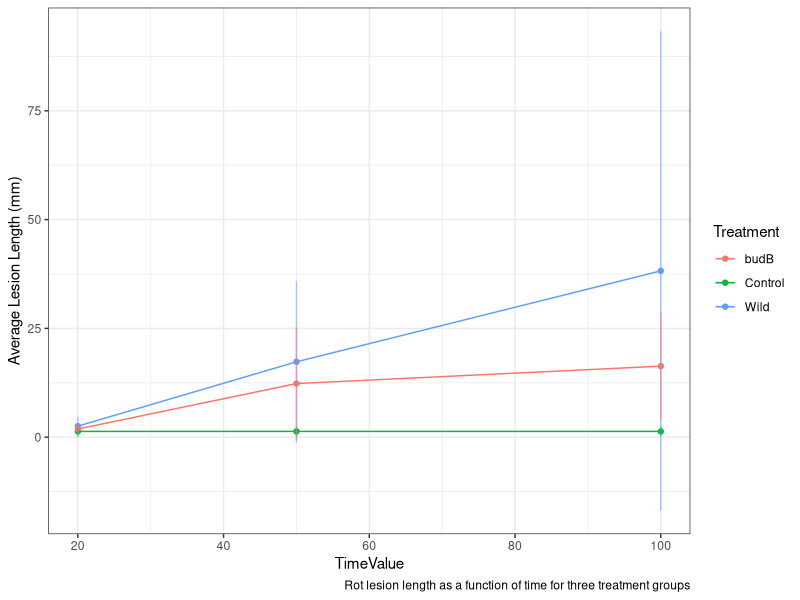
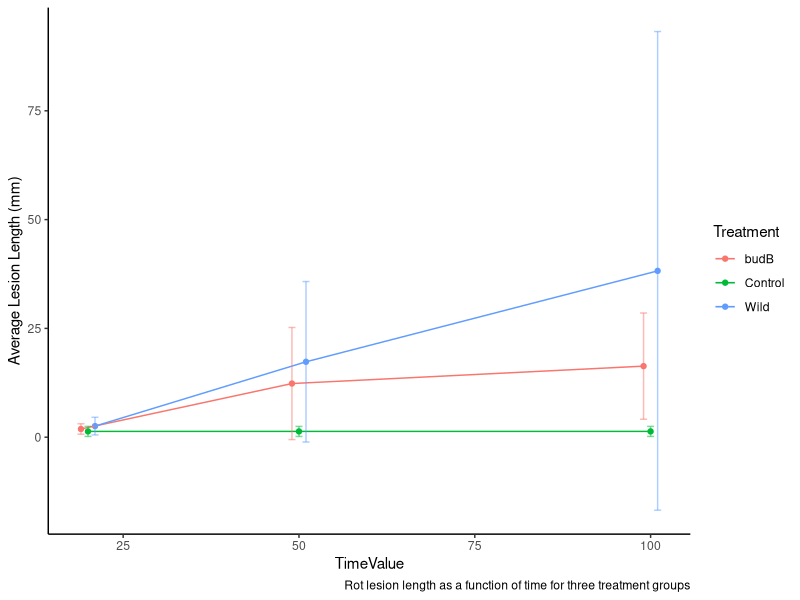
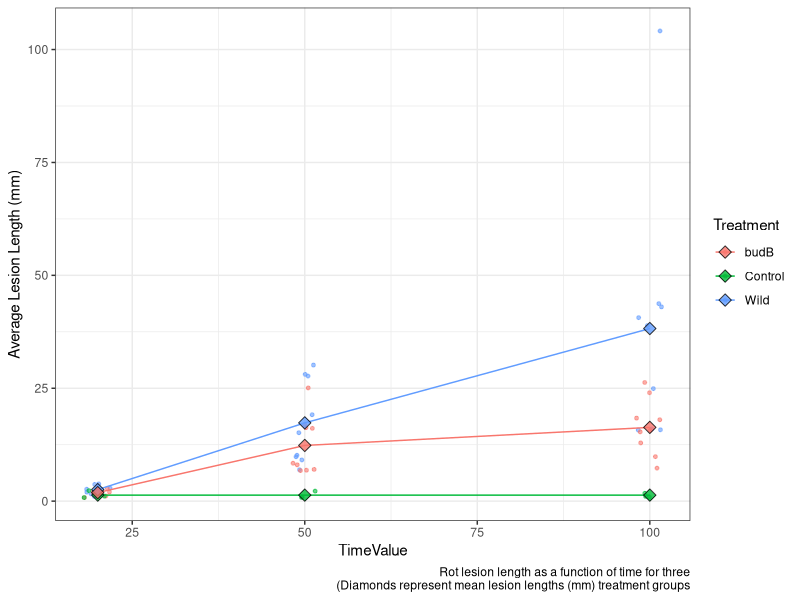
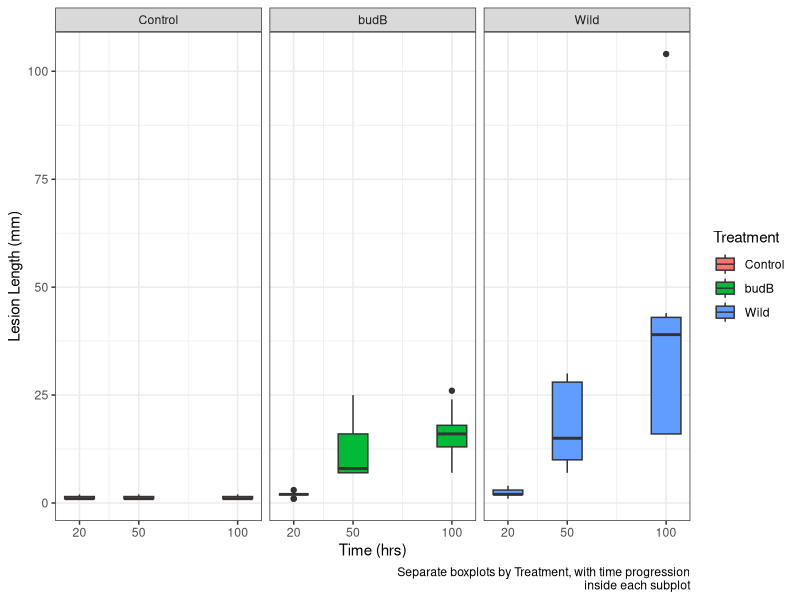
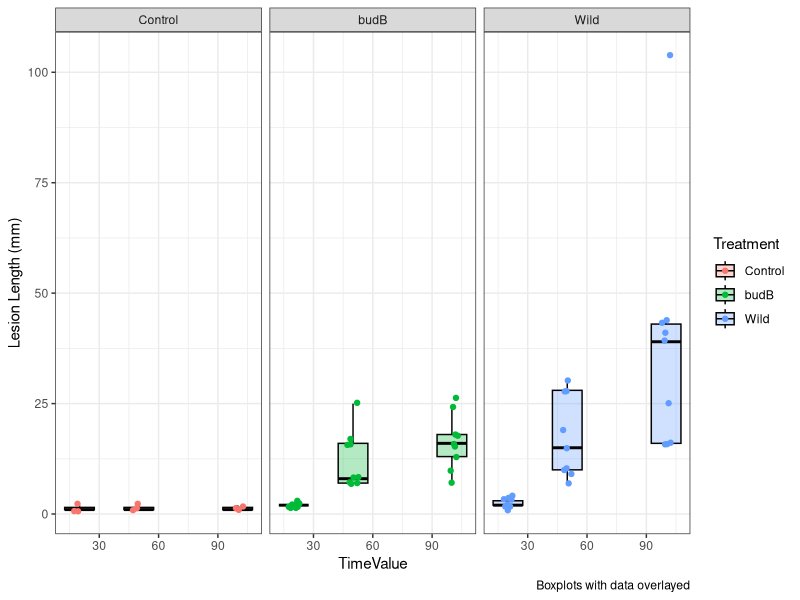

Write R code to recreate these figures, in order.
## ---- chunk 1
library(dplyr)
library(ggplot2)
# For re-leveling the Treatment factor below
library(forcats)
experiment <- read.csv('data/experiment_data.csv', header = T)
## ---- chunk 2
experiment %>% 
    group_by(Treatment, TimeValue) %>%
    summarize(average.Lesion.mm = mean(Lesion.mm), 
            stddev.Lesion.mm = sd(Lesion.mm)) %>%
    mutate(low = average.Lesion.mm - 2*stddev.Lesion.mm,
           high = average.Lesion.mm + 2*stddev.Lesion.mm) -> plot_df
## ---- chunk 3
ggplot(data = plot_df,
       aes(x = TimeValue,
           y = average.Lesion.mm,
           color = Treatment,
           group = Treatment))+
    geom_point() + geom_line()+
    geom_errorbar(aes(ymin=low, ymax =high), width = 0.1,
                  alpha = .5)+
    theme_bw()+
    labs(y="Average Lesion Length (mm)",
         caption = "Rot lesion length as a function of time for three treatment groups")
## ---- chunk 4
ggplot(data = plot_df,
       aes(x = TimeValue,
           y = average.Lesion.mm,
           color = Treatment,
           group = Treatment))+
    geom_point(position=position_dodge(width=3)) + geom_line(position=position_dodge(width=3))+
    geom_errorbar(aes(ymin=low, ymax =high), width = 3,
                  alpha = .5, position=position_dodge(width=3))+
    theme_classic()+
    labs(y="Average Lesion Length (mm)",
         caption = "Rot lesion length as a function of time for three treatment groups")
## ---- chunk 5
ggplot(data = plot_df,
       aes(x = TimeValue,
           y = average.Lesion.mm,
           color = Treatment,
           group = Treatment))+
    geom_point(data = experiment,
               aes(x = TimeValue, y = Lesion.mm,
                   color=Treatment),
               pch = 19,alpha=.6,size=1,
               position=position_jitter(width=2))+
        geom_line()+
        geom_point(size = 3, pch = 23,aes(fill=Treatment),color='black',
               alpha=.8) +
    # geom_errorbar(aes(ymin=low, ymax =high), width = 0.1,
                  # alpha = .5)+
    theme_bw()+
    labs(y="Average Lesion Length (mm)",
         caption = "Rot lesion length as a function of time for three\n(Diamonds represent mean lesion lengths (mm) treatment groups")
## ---- chunk 6

experiment %>%
    mutate(Treatment = fct_relevel(Treatment,"Control","budB")) %>%
ggplot(data = .,
       aes(x = TimeValue,
           y = Lesion.mm,
           group=as.factor(TimeValue)))+
    # geom_violin()+
    geom_boxplot(aes(fill=Treatment))+
    scale_x_continuous(breaks=c(20,50,100))+
    # geom_errorbar(aes(ymin=low, ymax =high), width = 0.1,
                  # alpha = .5)+
    facet_grid(cols=vars(Treatment))+
    theme_bw()+
    labs(y="Lesion Length (mm)",
         x="Time (hrs)",
         caption = "Separate boxplots by Treatment, with time progression\ninside each subplot")
## ---- chunk 7

experiment %>%
    mutate(Treatment = fct_relevel(Treatment,"Control","budB")) %>%
ggplot(data = .,
       aes(x = TimeValue,
           y = Lesion.mm,
           fill=Treatment))+
    # geom_violin()+
    geom_boxplot(aes(group=as.factor(TimeValue)),
                     color='gray1',alpha=.3,
                 outlier.shape=NA)+
    geom_point(aes(color=Treatment),pch=21,
               position=position_jitter(width=3))+
    # geom_errorbar(aes(ymin=low, ymax =high), width = 0.1,
                  # alpha = .5)+
    facet_grid(cols=vars(Treatment))+
    theme_bw()+
    labs(y="Lesion Length (mm)",
         caption = "Boxplots with data overlayed")
